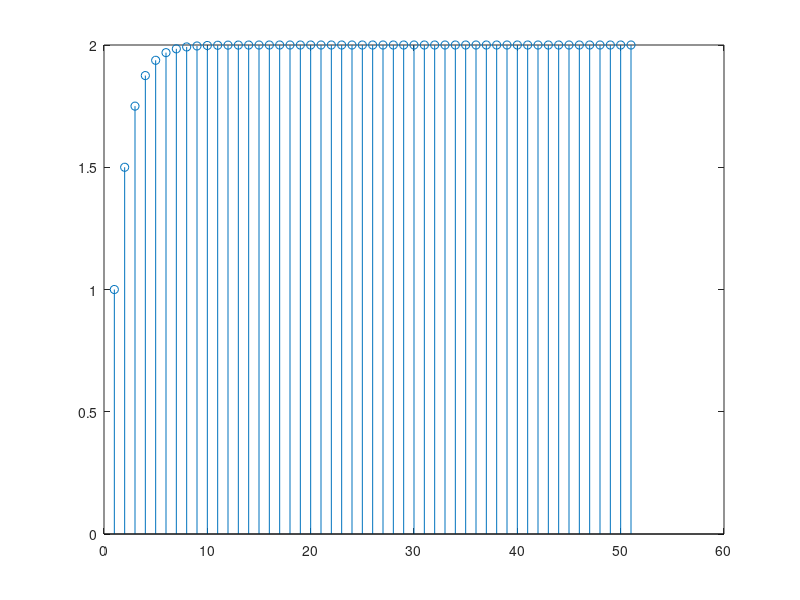

Source code (MATLAB):
clearvars;
clc;
close all;

% The impulse response of a system h[n]=(0.5)^n. Find the unit step
% response

n=0:1:50;  % n should theretically go up to infinity

h=(0.5).^n

u=ones(1,length(n)) % here also n should go up to infinity

% MATLAB will pad with zeros for any values beyond n=21, and it will give
% wrong values and should be removed.

y=conv(h,u) % here you cannot take the entire value of y as n has only 21 values

yout=y(1:length(n))

stem(yout);

% try changing different n values